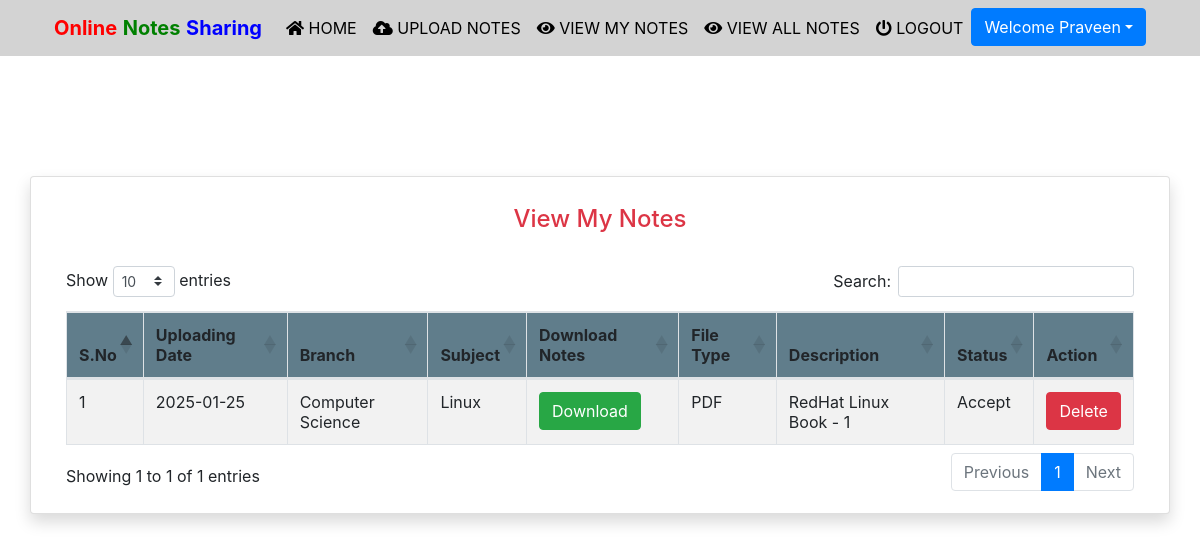
The page /view_mynotes (signed in) on the database its author committed.
### notes/models.py (models this page shows, shortened)
class Notes(models.Model):
    user = models.ForeignKey(User,on_delete=models.CASCADE)
    uploadingdate = models.CharField(max_length=30)
    branch = models.CharField(max_length=30)
    subject = models.CharField(max_length=30)
    notesfile = models.FileField(null=True)
    filetype = models.CharField(max_length=30)
    description = models.CharField(max_length=200, null=True)
    status = models.CharField(max_length=15)

### notes/views.py (the view)
# urls.py: path('view_mynotes', view_mynotes, name='view_mynotes'),
def view_mynotes(request):
    if not request.user.is_authenticated:
        return redirect('login')
    user = User.objects.get(id=request.user.id)
    notes = Notes.objects.filter(user = user)
    d = {'notes':notes}
    return render(request,'view_mynotes.html',d)

### notes/templates/view_mynotes.html (shortened to what this page needs)
{% extends 'usernavigation.html'%}
{% load static %}
{% block body %}
<div class="container card shadow mt-5">
	<div class="card-body">
  <h1 class="text-success text-center"></h1>
            <h4 class="text-center text-danger">View My Notes</h4>
			<br>
			<table id="example" class="table table-striped table-bordered" style="width:100%">
				<thead style="background-color : #607d8b;">
					<tr>
						<th>S.No</th>
						<th>Uploading Date</th>
						<th>Branch</th>
						<th>Subject</th>
						<th>Download Notes</th>
						<th>File Type</th>
						<th>Description</th>
						<th>Status</th>
						<th>Action</th>
					</tr>
				</thead>
				{% for i in notes %}
				<tbody>
				<tr>
                  <td>{{forloop.counter}}</td>
					<td>{{i.uploadingdate}}</td>
					<td>{{i.branch}}</td>
					<td>{{i.subject}}</td>
					<td><a href="{{i.notesfile.url}}" class="btn btn-success" download>Download</a></td>
					<td>{{i.filetype}}</td>
					<td>{{i.description}}</td>
					<td>{{i.status}}</td>
					<td><a href="{% url 'delete_mynotes' i.id %}" class="btn btn-danger" onclick="return confirm('Are your sure to Delete ?')">Delete</a></td>
                </tr>
				{% endfor %}
				</tbody>
	</table>
</div>
</div>
{% endblock %}

### notes/templates/usernavigation.html (shortened to what this page needs)
<html lang="en">
<head>
  {% load static %}
  <link rel="stylesheet" href="https://maxcdn.bootstrapcdn.com/bootstrap/4.3.1/css/bootstrap.min.css">
  <link rel="stylesheet" href="https://use.fontawesome.com/releases/v5.6.3/css/all.css">
    <link rel="stylesheet" href="{% static 'css/mystyle.css' %}">
    <link rel="stylesheet" href="https://cdnjs.cloudflare.com/ajax/libs/twitter-bootstrap/4.5.2/css/bootstrap.css">
<link rel="stylesheet" href="https://cdn.datatables.net/1.11.3/css/dataTables.bootstrap4.min.css">
</head>
<body>
 <nav class="navbar navbar-expand-sm justify-content-center" style = "background-color : lightgrey">
     <a class="navbar-brand" href=""><span style="color:red"><b>Online</b></span><span style="color:green"> <b>Notes</b> </span><span style="color:blue"><b>Sharing</b></span></a>
  <ul class="navbar-nav">
      <li class="navbar-item">
          <a class="nav-link" href="{% url 'profile' %}"><i class="fas fa-home"></i> HOME</a>
      </li>
      <li class="navbar-item">
          <a class="nav-link" href="{% url 'upload_notes' %}"><i class="fas fa-cloud-upload-alt"></i> UPLOAD NOTES</a>
      </li>
			<li class="navbar-item">
                <a class="nav-link" href="{% url 'view_mynotes' %}"><i class="fas fa-eye"></i> VIEW MY NOTES</a>
            </li>
			<li class="navbar-item">
                <a class="nav-link" href="{% url 'viewallnotes' %}"><i class="fas fa-eye"></i> VIEW ALL NOTES</a>
            </li>
			<li class="navbar-item">
                <a class="nav-link" href="{% url 'logout' %}"><i class="fas fa-power-off"></i> LOGOUT</a>
            </li>
			<div class="dropdown">
				<button class="btn btn-primary dropdown-toggle" type="button"
					id="dropdownMenuButton" data-toggle="dropdown" aria-haspopup="true"
					aria-expanded="false">Welcome {{request.user.first_name}}</button>
			</div>
  </ul>
 </nav>
</body>
</html>
{% block body %}
{% endblock %}

### notes/static/css/mystyle.css (style rules this page uses)
.nav-link { color : black }

### rows shown on the page
Notes: uploadingdate "2025-01-25", branch "Computer Science", subject "Linux", filetype "PDF", description "RedHat Linux Book - 1", status "Accept"

### other values the page prints
{{ request.user.first_name }} "Praveen"
